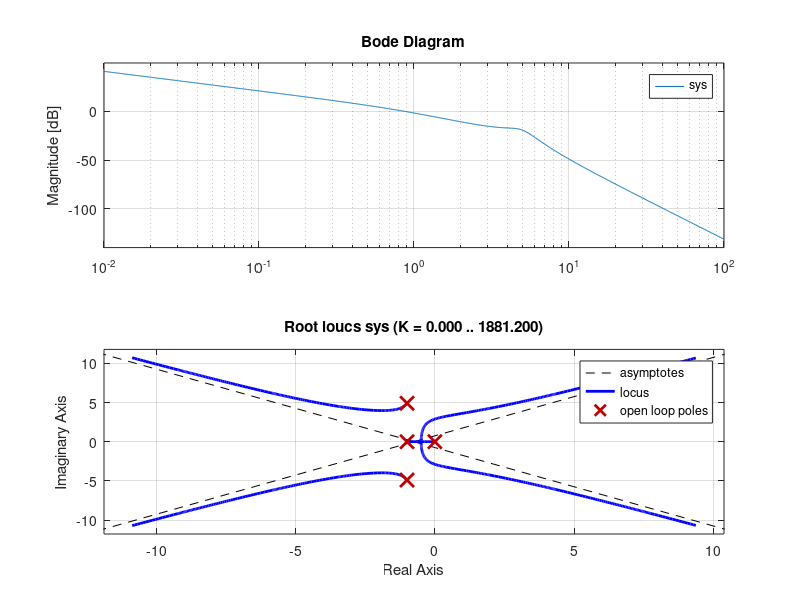

Write MATLAB code to recreate this figure.
%Brandon Lim Classical Control Homework 9
clear, clc, close all

%% 2d
clear, clc, close all
sys = tf([1 2],[1 16 85 250 0 0])
bode(sys)
%% 3a
clear, clc, close all
sys = tf([2000],[1,200 0])
bode(sys)
%% 3b
clear, clc, close all
sys = tf([100],[0.05 0.6 1 0])
bode(sys) 
%% 3c
clear, clc, close all
sys = tf([1],[0.02 1.02 1 0])
bode(sys)
%% 4a
clear, clc, close all
sys = tf([1],[0.04 0.12 1.08 1 0])
bode(sys)
%% 4c
clear, clc, close all
K = linspace(1,2,1000);
for i = 1:length(K)
    sys = tf([K(i)],[0.04 0.12 1.08 1 0]);
    [Gm,Pm] = margin(sys);
    if Pm < 45+0.01 && Pm > 45 - 0.01
        OptimalK = K(i)
        Gm_OK = Gm
        PhaseM = Pm
        sys
        bode(sys)
    end
end
%% 4d
clear, clc, close all
sys = tf([1],[0.04 0.12 1.08 1 0])
rlocus(sys)
r=rlocus(sys,1.115)